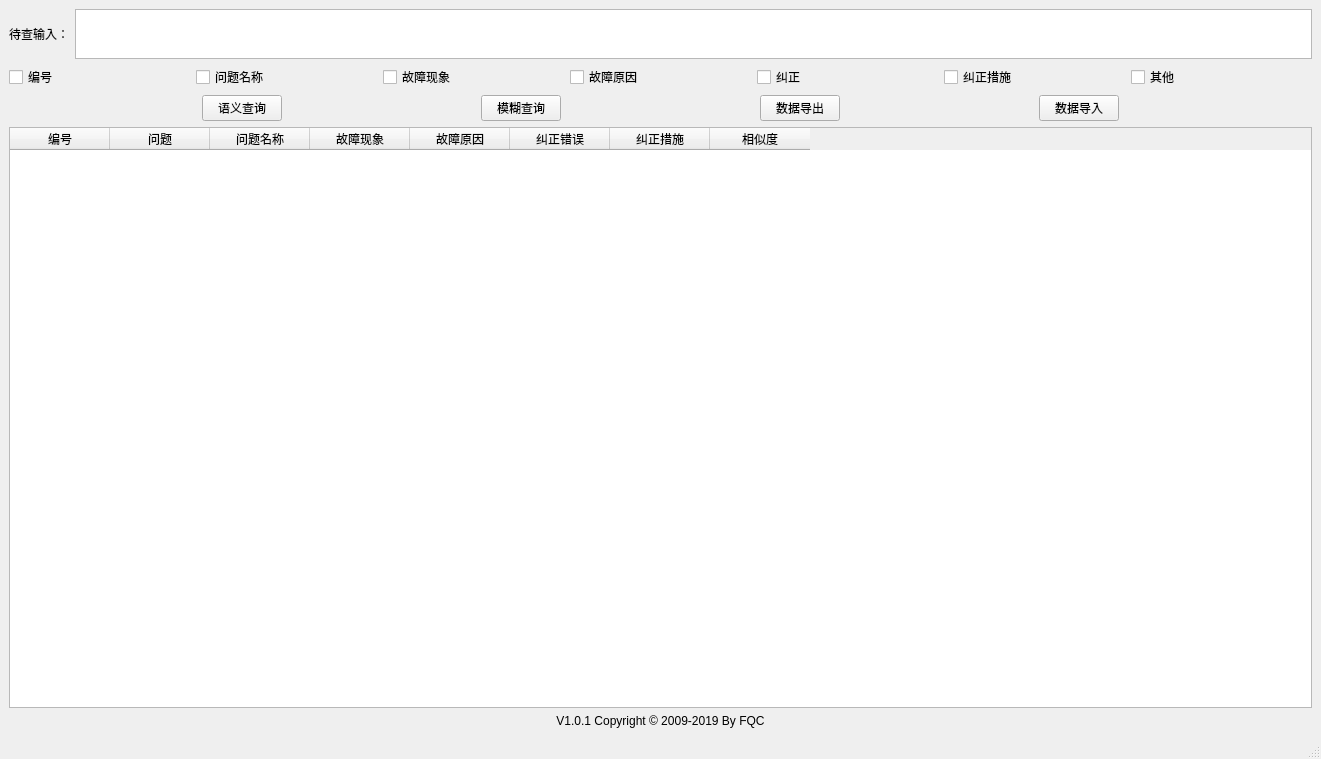
<?xml version="1.0" encoding="UTF-8"?>
<ui version="4.0">
 <class>MainWindow</class>
 <widget class="QMainWindow" name="MainWindow">
  <property name="geometry">
   <rect>
    <x>0</x>
    <y>0</y>
    <width>1321</width>
    <height>759</height>
   </rect>
  </property>
  <property name="windowTitle">
   <string>MainWindow</string>
  </property>
  <widget class="QWidget" name="centralwidget">
   <layout class="QGridLayout" name="gridLayout">
    <item row="0" column="0">
     <layout class="QHBoxLayout" name="horizontalLayout">
      <item>
       <widget class="QLabel" name="label">
        <property name="styleSheet">
         <string notr="true">font: 16pt &quot;宋体&quot;;</string>
        </property>
        <property name="text">
         <string>待查输入：</string>
        </property>
       </widget>
      </item>
      <item>
       <widget class="QPlainTextEdit" name="plainTextEdit">
        <property name="sizePolicy">
         <sizepolicy hsizetype="Expanding" vsizetype="Minimum">
          <horstretch>0</horstretch>
          <verstretch>0</verstretch>
         </sizepolicy>
        </property>
        <property name="maximumSize">
         <size>
          <width>16777215</width>
          <height>50</height>
         </size>
        </property>
        <property name="styleSheet">
         <string notr="true">font: 12pt &quot;宋体&quot;;</string>
        </property>
       </widget>
      </item>
     </layout>
    </item>
    <item row="1" column="0">
     <layout class="QHBoxLayout" name="horizontalLayout_2">
      <item>
       <widget class="QCheckBox" name="checkBox">
        <property name="styleSheet">
         <string notr="true">font: 13pt &quot;宋体&quot;;</string>
        </property>
        <property name="text">
         <string>编号</string>
        </property>
       </widget>
      </item>
      <item>
       <widget class="QCheckBox" name="checkBox_2">
        <property name="styleSheet">
         <string notr="true">font: 13pt &quot;宋体&quot;;</string>
        </property>
        <property name="text">
         <string>问题名称</string>
        </property>
       </widget>
      </item>
      <item>
       <widget class="QCheckBox" name="checkBox_3">
        <property name="styleSheet">
         <string notr="true">font: 13pt &quot;宋体&quot;;</string>
        </property>
        <property name="text">
         <string>故障现象</string>
        </property>
       </widget>
      </item>
      <item>
       <widget class="QCheckBox" name="checkBox_4">
        <property name="styleSheet">
         <string notr="true">font: 13pt &quot;宋体&quot;;</string>
        </property>
        <property name="text">
         <string>故障原因</string>
        </property>
       </widget>
      </item>
      <item>
       <widget class="QCheckBox" name="checkBox_5">
        <property name="styleSheet">
         <string notr="true">font: 13pt &quot;宋体&quot;;</string>
        </property>
        <property name="text">
         <string>纠正</string>
        </property>
       </widget>
      </item>
      <item>
       <widget class="QCheckBox" name="checkBox_6">
        <property name="styleSheet">
         <string notr="true">font: 13pt &quot;宋体&quot;;</string>
        </property>
        <property name="text">
         <string>纠正措施</string>
        </property>
       </widget>
      </item>
      <item>
       <widget class="QCheckBox" name="checkBox_7">
        <property name="styleSheet">
         <string notr="true">font: 13pt &quot;宋体&quot;;</string>
        </property>
        <property name="text">
         <string>其他</string>
        </property>
       </widget>
      </item>
     </layout>
    </item>
    <item row="2" column="0">
     <layout class="QHBoxLayout" name="horizontalLayout_3">
      <item>
       <spacer name="horizontalSpacer">
        <property name="orientation">
         <enum>Qt::Horizontal</enum>
        </property>
        <property name="sizeHint" stdset="0">
         <size>
          <width>40</width>
          <height>20</height>
         </size>
        </property>
       </spacer>
      </item>
      <item>
       <widget class="QPushButton" name="pushButton">
        <property name="styleSheet">
         <string notr="true">font: 12pt &quot;宋体&quot;;
font: 16pt &quot;宋体&quot;;</string>
        </property>
        <property name="text">
         <string>语义查询</string>
        </property>
       </widget>
      </item>
      <item>
       <spacer name="horizontalSpacer_3">
        <property name="orientation">
         <enum>Qt::Horizontal</enum>
        </property>
        <property name="sizeHint" stdset="0">
         <size>
          <width>40</width>
          <height>20</height>
         </size>
        </property>
       </spacer>
      </item>
      <item>
       <widget class="QPushButton" name="pushButton_2">
        <property name="styleSheet">
         <string notr="true">font: 16pt &quot;宋体&quot;;</string>
        </property>
        <property name="text">
         <string>模糊查询</string>
        </property>
       </widget>
      </item>
      <item>
       <spacer name="horizontalSpacer_4">
        <property name="orientation">
         <enum>Qt::Horizontal</enum>
        </property>
        <property name="sizeHint" stdset="0">
         <size>
          <width>40</width>
          <height>20</height>
         </size>
        </property>
       </spacer>
      </item>
      <item>
       <widget class="QPushButton" name="pushButton_3">
        <property name="styleSheet">
         <string notr="true">font: 16pt &quot;宋体&quot;;</string>
        </property>
        <property name="text">
         <string>数据导出</string>
        </property>
       </widget>
      </item>
      <item>
       <spacer name="horizontalSpacer_5">
        <property name="orientation">
         <enum>Qt::Horizontal</enum>
        </property>
        <property name="sizeHint" stdset="0">
         <size>
          <width>40</width>
          <height>20</height>
         </size>
        </property>
       </spacer>
      </item>
      <item>
       <widget class="QPushButton" name="pushButton_4">
        <property name="styleSheet">
         <string notr="true">font: 16pt &quot;宋体&quot;;</string>
        </property>
        <property name="text">
         <string>数据导入</string>
        </property>
       </widget>
      </item>
      <item>
       <spacer name="horizontalSpacer_2">
        <property name="orientation">
         <enum>Qt::Horizontal</enum>
        </property>
        <property name="sizeHint" stdset="0">
         <size>
          <width>40</width>
          <height>20</height>
         </size>
        </property>
       </spacer>
      </item>
     </layout>
    </item>
    <item row="3" column="0">
     <widget class="QTableWidget" name="tableWidget">
      <property name="editTriggers">
       <set>QAbstractItemView::DoubleClicked</set>
      </property>
      <column>
       <property name="text">
        <string>编号</string>
       </property>
      </column>
      <column>
       <property name="text">
        <string>问题</string>
       </property>
      </column>
      <column>
       <property name="text">
        <string>问题名称</string>
       </property>
      </column>
      <column>
       <property name="text">
        <string>故障现象</string>
       </property>
      </column>
      <column>
       <property name="text">
        <string>故障原因</string>
       </property>
      </column>
      <column>
       <property name="text">
        <string>纠正错误</string>
       </property>
      </column>
      <column>
       <property name="text">
        <string>纠正措施</string>
       </property>
      </column>
      <column>
       <property name="text">
        <string>相似度</string>
       </property>
      </column>
     </widget>
    </item>
    <item row="4" column="0">
     <widget class="QLabel" name="label_2">
      <property name="styleSheet">
       <string notr="true">font: 75 10pt &quot;Times New Roman&quot;;</string>
      </property>
      <property name="text">
       <string>V1.0.1 Copyright © 2009-2019 By FQC</string>
      </property>
      <property name="alignment">
       <set>Qt::AlignCenter</set>
      </property>
     </widget>
    </item>
   </layout>
  </widget>
  <widget class="QMenuBar" name="menubar">
   <property name="geometry">
    <rect>
     <x>0</x>
     <y>0</y>
     <width>1321</width>
     <height>26</height>
    </rect>
   </property>
  </widget>
  <widget class="QStatusBar" name="statusbar"/>
 </widget>
 <resources/>
 <connections/>
</ui>
